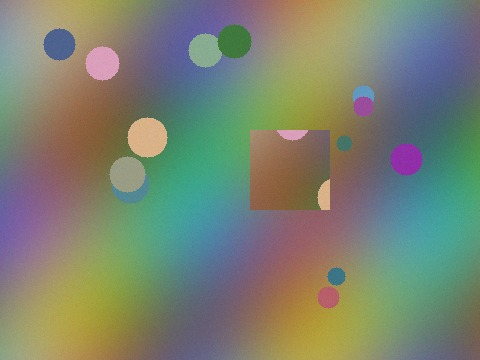
#> input picture samples/cloned_region.jpg, 480 x 360 px
$ python -i compression_analysis.py   (imports and definitions only)
#> lines starting #> are read from the running program, lines starting #| are printed output that depends on the picture
"""
Compression Analysis - Detect blocking and estimate JPEG history.

JPEG encodes in 8x8 blocks, quantising each independently. That leaves two
readable traces: discontinuities on the 8-pixel grid, and the quantisation
tables themselves when the file is still a JPEG.

What this is good for:

    - Judging how heavily an image has been compressed, which bounds what any
      enhancement can recover. Detail destroyed by quantisation is gone.
    - Spotting a region whose block grid is out of phase with the rest, which
      happens when part of an image was pasted from a differently-aligned
      source.

What it is not good for: proving manipulation. Strong blocking means heavy
compression, nothing more, and re-saving normalises the grid across the whole
frame, erasing any local difference.
"""

from pathlib import Path
from typing import Any, Dict, Optional, Union

import cv2
import numpy as np

# JPEG's fixed transform size
BLOCK = 8


def _to_gray(image: np.ndarray) -> np.ndarray:
    """Single-channel uint8 view."""
    img = image.astype(np.uint8) if image.dtype != np.uint8 else image
    if img.ndim == 2:
        return img
    if img.shape[2] == 1:
        return img[:, :, 0]
    if img.shape[2] == 4:
        return cv2.cvtColor(img[:, :, :3], cv2.COLOR_RGB2GRAY)
    return cv2.cvtColor(img, cv2.COLOR_RGB2GRAY)


def blockiness_score(image: np.ndarray) -> Dict[str, float]:
    """
    Measure discontinuity on the 8x8 grid against the surrounding image.

    Compares the average intensity step across block boundaries with the
    average step everywhere else. Uncompressed images sit near 1; heavy JPEG
    compression pushes the ratio well above it.

    The measure assumes photographic content, where detail is spread across the
    frame. An image dominated by hard synthetic edges that avoid the 8-pixel
    grid - a test chart, a screenshot of line art - inflates the interior term
    and can drive the ratio *below* 1, which reads as no blocking whatever the
    compression history.

    Args:
        image: Input image

    Returns:
        Dict with the boundary and interior step sizes, their ratio, and a
        0-100 blockiness score
    """
    if image is None or image.size == 0:
        raise ValueError("Input image is empty")

    gray = _to_gray(image).astype(np.float32)
    height, width = gray.shape
    if height < BLOCK * 2 or width < BLOCK * 2:
        raise ValueError(f"Image must be at least {BLOCK * 2}x{BLOCK * 2}, got {width}x{height}")

    horizontal = np.abs(np.diff(gray, axis=1))
    vertical = np.abs(np.diff(gray, axis=0))

    # Column i of the horizontal difference spans pixels i and i+1, so a block
    # boundary after column 7 appears at index 7, 15, 23 ...
    h_columns = np.arange(horizontal.shape[1])
    v_rows = np.arange(vertical.shape[0])
    h_boundary = (h_columns % BLOCK) == (BLOCK - 1)
    v_boundary = (v_rows % BLOCK) == (BLOCK - 1)

    boundary_steps = np.concatenate([
        horizontal[:, h_boundary].ravel(),
        vertical[v_boundary, :].ravel(),
    ])
    interior_steps = np.concatenate([
        horizontal[:, ~h_boundary].ravel(),
        vertical[~v_boundary, :].ravel(),
    ])

    boundary_mean = float(boundary_steps.mean()) if boundary_steps.size else 0.0
    interior_mean = float(interior_steps.mean()) if interior_steps.size else 0.0

    # Quantisation strong enough to flatten every block drives the interior
    # step to exactly zero. Dividing by a floor rather than special-casing it
    # keeps the ratio monotonic: the earlier guard returned 1.0 ("no blocking")
    # for the most heavily blocked images there are.
    ratio = boundary_mean / max(interior_mean, 1e-3)
    # Map the ratio onto 0-100. Real JPEG ratios run from about 1 (untouched)
    # to beyond 12 (severe), so the span is divided across that range rather
    # than saturating at 2 - otherwise quality 50 and quality 8 both read 100.
    score = float(np.clip((ratio - 1.0) / 9.0 * 100.0, 0.0, 100.0))

    return {
        'boundary_step': boundary_mean,
        'interior_step': interior_mean,
        'ratio': float(ratio),
        'blockiness': score,
    }


def blocking_map(
    image: np.ndarray,
    block_size: int = 32,
    normalize: bool = True,
    upscale: bool = True,
) -> np.ndarray:
    """
    Map blocking strength across the image, region by region.

    A region whose blocking differs markedly from its surroundings is worth a
    look - though flat areas naturally show little blocking regardless, so
    read it alongside the image itself.

    Args:
        image: Input image
        block_size: Side length of each analysis region, a multiple of 8
        normalize: Stretch the output to fill 0-255
        upscale: Resize back to the input's dimensions

    Returns:
        Single-channel uint8 map; brighter means stronger blocking
    """
    if image is None or image.size == 0:
        raise ValueError("Input image is empty")
    if block_size < BLOCK * 2:
        raise ValueError(f"block_size must be at least {BLOCK * 2}, got {block_size}")

    gray = _to_gray(image).astype(np.float32)
    height, width = gray.shape
    rows, cols = height // block_size, width // block_size
    if rows < 1 or cols < 1:
        raise ValueError(f"block_size {block_size} is larger than the image ({width}x{height})")

    scores = np.zeros((rows, cols), dtype=np.float32)
    for row in range(rows):
        for col in range(cols):
            region = gray[row * block_size:(row + 1) * block_size,
                          col * block_size:(col + 1) * block_size]
            try:
                scores[row, col] = blockiness_score(region.astype(np.uint8))['ratio']
            except ValueError:
                scores[row, col] = 0.0

    if normalize:
        peak = scores.max()
        scores = scores * (255.0 / peak) if peak > 0 else scores
    else:
        scores = np.clip((scores - 1.0) * 255.0, 0, 255)

    result = np.clip(scores, 0, 255).astype(np.uint8)

    if upscale:
        result = cv2.resize(result, (width, height), interpolation=cv2.INTER_NEAREST)

    return result


# [158 lines left out: functions estimate_jpeg_quality, compression_report, deblock, not called in this run]

>>> import cv2
>>> picture = cv2.imread('../../samples/cloned_region.jpg', cv2.IMREAD_GRAYSCALE)
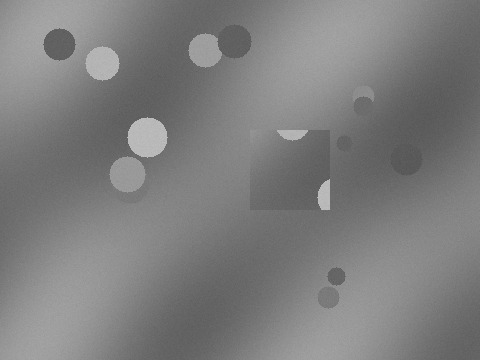
#> picture: shape (360, 480); min 83, max 196, mean 125.8
>>> result = blocking_map(picture)
#> in blocking_map, `result = cv2.resize(result, (width, height), interpolation=cv2.INTER_N..`:
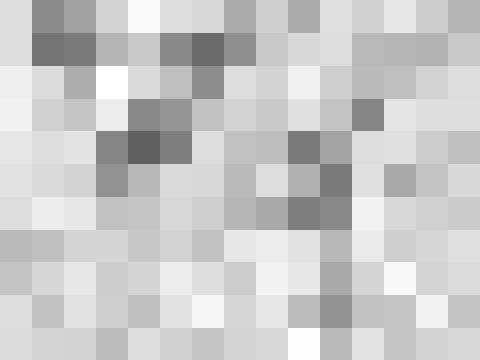
#> result: shape (360, 480); min 95, max 255, mean 200.6
